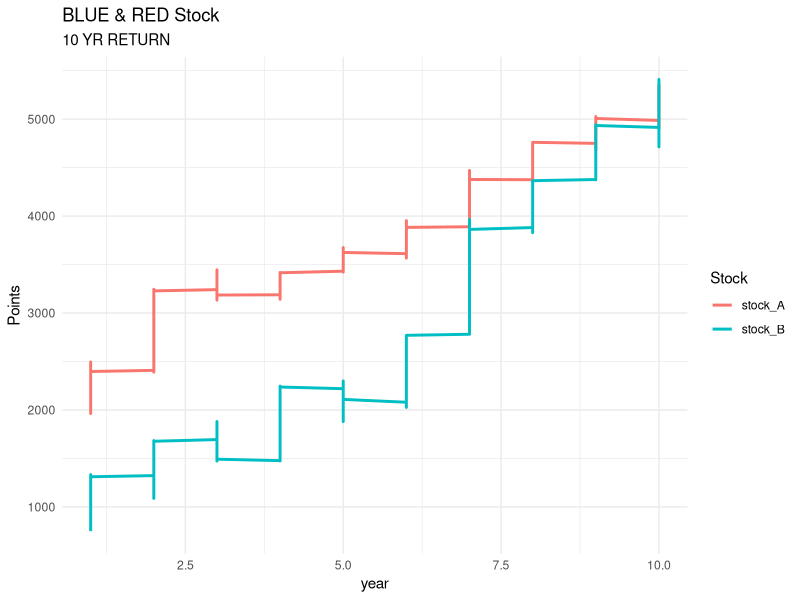

Reproduce this figure in R.
# load packages

library(tidyverse)

#read data

dat <- read_csv('data/stocks.csv')

# compute returns

A_return <- (dat[nrow(dat),'stock_A']-dat[1,'stock_A'])/dat[1,'stock_A'] # 10-years 
A_ann <- (1+A_return)^(1/10)-1 # annualized

B_return <- (dat[nrow(dat),'stock_B']-dat[2,'stock_B'])/dat[2,'stock_B'] # 10-years 
B_ann <- (1+B_return^(1/10))-1 # annualized


# visualize stocks

## pivot data into long format

dat_long <- dat %>% 
  pivot_longer(cols=stock_A:stock_B, names_to = 'Stock', values_to = 'Points')

## plot stock development

ggplot(dat_long, aes(x=year, y=Points, color=Stock)) +
  geom_line(linewidth = 1) + 
  labs(title='BLUE & RED Stock', 
       subtitle='10 YR RETURN') +
  theme_minimal()